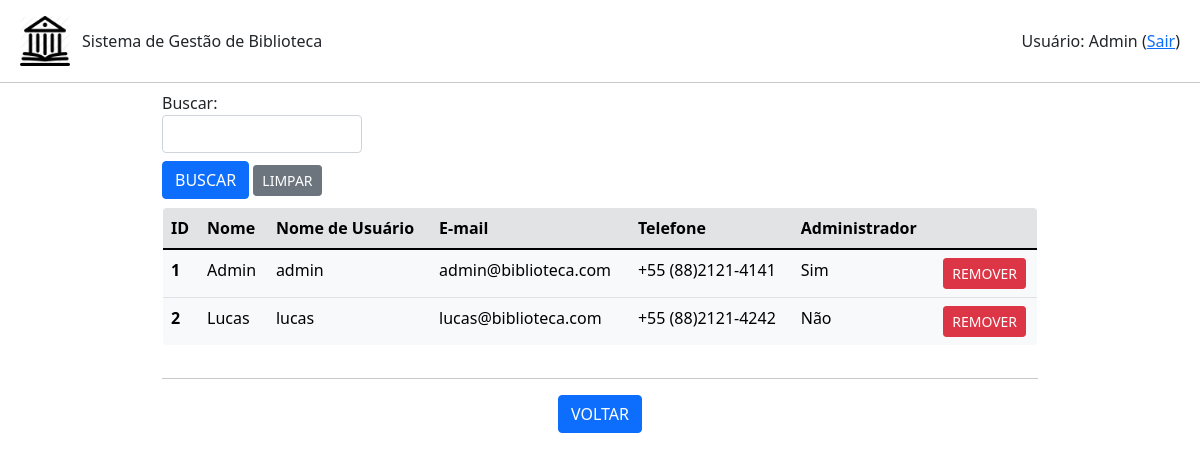
Page /usuario/listar (signed in) on the committed database.
### usuario.py (models this page shows, shortened)
class Usuario(db.Model):
    id = db.Column(db.Integer, primary_key=True)
    nome = db.Column(db.String(200), unique=False, nullable=False)
    username = db.Column(db.String(80), unique=True, nullable=False)
    email = db.Column(db.String(120), unique=True, nullable=False)
    telefone = db.Column(db.String(20),unique=False, nullable=False)
    senha = db.Column(db.String(80), unique=False, nullable=False)
    admin = db.Column(db.Boolean(), default=False)
    emprestimo = db.relationship('Emprestimo', backref='usuario', lazy=True)

### app.py (the view, shortened to what this page needs)
@app.route('/usuario/listar', methods=['POST','GET'])
def listar_usuarios():
    if session.get('autenticado',False)==False:
        flash(u'Login necessário!', category='warning')
        return(redirect(url_for('login')))
    if session['admin'] == True:
        form = BuscaForm()
        usuarios = Usuario.query.order_by(Usuario.nome).all()
        return(render_template('usuarios.html', usuarios=usuarios, form=form, action=url_for('listar_usuarios')))
    flash(u'Apenas administradores podem listar os usuários cadastrados!', category='warning')
    return (redirect(url_for('root')))

### formBusca.py
class BuscaForm(FlaskForm):
    campo = StringField('Buscar: ', validators=[DataRequired()])
    enviar = SubmitField('BUSCAR')

### templates/usuarios.html (shortened to what this page needs)
{% extends "base.html" %}
{% block conteudo %}
<div class="container-fluid mx-auto mb-1" style="width: 75%; max-height: 100vh;">
    {% from 'bootstrap/form.html' import render_field %}
    <form method="post">
        <div class="mt-2" style="width: 200px;">
            {{ render_field(form.campo) }}
        </div>
        <div class="mt-2 mb-2">
            {{ render_field(form.enviar, button_style="primary", button_size="sm") }}
            <a class="btn btn-secondary btn-sm" href="{{url_for('listar_usuarios')}}" role="button">LIMPAR</a>
        </div>
    </form>
    <div style="max-height: 60vh; overflow-y: auto;">
        <table class=" table table-light border rounded-3" style="overflow: hidden;">
            <thead>
            <tr class="table-secondary">
                <th scope="col">ID</th>
                <th scope="col">Nome</th>
                <th scope="col">Nome de Usuário</th>
                <th scope="col">E-mail</th>
                <th scope="col">Telefone</th>
                <th scope="col">Administrador</th>
                <th scope="col"></th>
            </tr>
            </thead>
            <tbody>
                {% for usuario in usuarios %}
                    <tr>
                        <th scope="row">{{usuario.id}}</th>
                        <td>{{usuario.nome}}</td>
                        <td>{{usuario.username}}</td>
                        <td>{{usuario.email}}</td>
                        <td>{{usuario.telefone}}</td>
                        {% if usuario.admin == True %}
                            <td>Sim</td>
                        {% else %}
                            <td>Não</td>
                        {% endif %}
                        <td class="text-center"><a class="btn btn-danger btn-sm" href="{{url_for('remover_usuario', id_usuario=usuario.id)}}" role="button">REMOVER</a></td>
                    </tr>
                {% endfor %}
            </tbody>
        </table>
    </div>
    <hr>
    <div class="row text-center">
        <div class="col mr-1">
            <a class="btn btn-primary" href="{{url_for('root')}}" role="button">VOLTAR</a>
        </div>
    </div>
</div>
{% endblock %}

### rows in the picture
Usuario: id "1", nome "Admin", username "admin", email "admin@biblioteca.com", telefone "+55 (88)2121-4141", admin "Sim"
Usuario: id "2", nome "Lucas", username "lucas", email "lucas@biblioteca.com", telefone "+55 (88)2121-4242", admin "Não"

### other values in the picture
{{ session.get('nome') }} "Admin"
